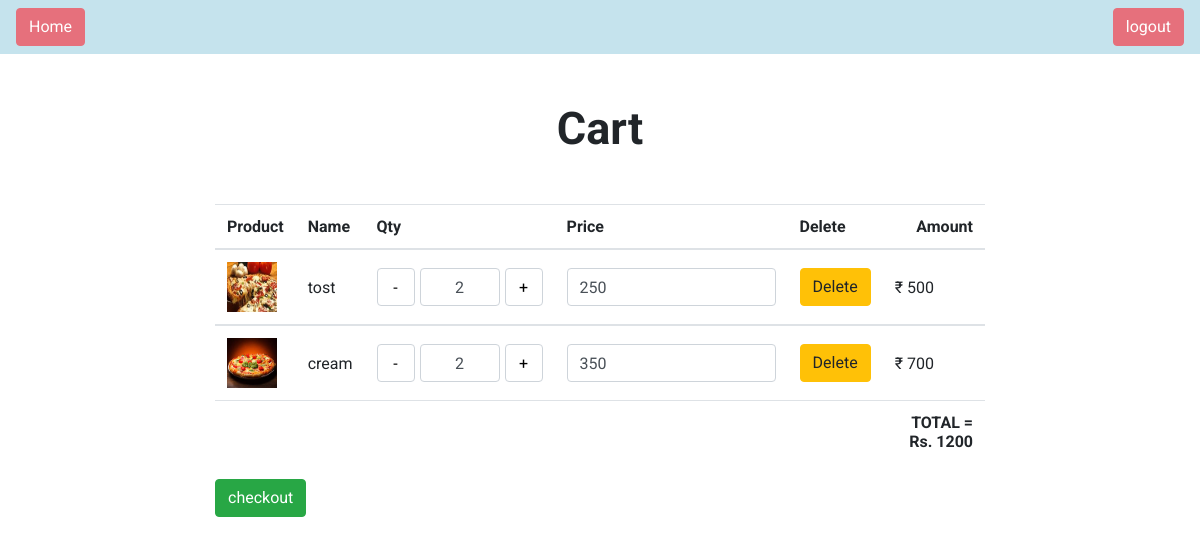
/checkout/ (signed in), run on the app's committed database.
### pizza_app/models.py (models this page shows, shortened)
class MyCart(models.Model):
    user=models.ForeignKey(Customer,on_delete=models.CASCADE)
    menu_id = models.ForeignKey(Menu,on_delete=models.CASCADE)
    quantity=models.IntegerField(default=1)
    price=models.IntegerField(default=0)
    total_price=models.IntegerField(default=0)

class Menu(models.Model):
    pizza_name=models.CharField(max_length=200)
    pizza_price=models.CharField(max_length=200)
    pizza_image=models.FileField()

### pizza_app/views.py (the view)
# urls.py: path('checkout/', views.checkout, name='checkout'),
def checkout(request):
    net_price=0
    customer=Customer.objects.get(username=request.session['username'])
    carts=MyCart.objects.filter(user=customer)
    for i in carts:
        y = i.menu_id.pizza_price
        x = int(i.quantity)
        data = x*int(y)
        i.total_price = data
        net_price=net_price+i.total_price
        i.save()
        request.session['cart_count']=len(carts)
    return render (request,"checkout.html",{'carts':carts,'net_price':net_price})

### pizza_app/templates/checkout.html (shortened to what this page needs)
{% load static %}
<html lang="en">
<head>
    <link rel="stylesheet" href="https://stackpath.bootstrapcdn.com/bootstrap/4.5.0/css/bootstrap.min.css"
>
    <link rel="stylesheet" href="{% static 'css/chekout.css' %}">
</head>
<body onload="decrement(root,price,id)">
    <nav class="navbar" style="background-color: lightblue;
					opacity: 0.7;">
			<a  class="btn btn-danger" href="{% url 'customer_wlc' %}">Home</a>
            <a style="margin-left: 900px;" class="btn btn-danger" href="{% url 'logout' %}">logout</a>
	</nav>
    <div class="container-fluid mt-5">
        <h2 class="mb-5 text-center" style="font-size: 45px; font-weight: 700;"> Cart</h2>
        <div class="row justify-content-center">
            <div class="col-md-8">
                <div class="table-responsive">
                <form action="{% url 'order' %}" method="POST" >
                    <table id="myTable" class="table">
                        <thead>
                            <tr>
                                <th>Product</th>
                                <th>Name</th>
                                <th>Qty</th>
                                <th>Price</th>
                                <th>Delete</th>
                                <th class="text-right"><span id="amount" class="amount">Amount</span> </th>
                            </tr>
                        </thead>
                        {% for i in carts %}
                        <tbody>
                            <tr>
                                <td>
                                    <div class="product-img">
                                        <div class="img-prdct">
                                            <img src="{% static 'images/' %}{{i.menu_id.pizza_image}}"></div>
                                    </div>
                                </td>
                                    <td><span name="pizzaname"   value = "{{i.menu_id.pizza_name}}">{{i.menu_id.pizza_name}}</span></td>
                                <td>
                                    <div class="button-container">
                                        <a href="{%  url 'decrement' i.id %}"><button  onclick="decrement('root{{ i.id }}',{{i.menu_id.pizza_price}},{{i.id}})"  class="cart-qty-minus" type="button" value="-">-</button></a>
                                        <input type="text" min="1" name="quantity" id = "root{{ i.id }}" value="{{i.quantity}}" class="qty form-control" value="1"  disabled/>
                                        <a href="{%  url 'increment' i.id %}"><button  onclick="increment('root{{ i.id }}',{{i.menu_id.pizza_price}},{{i.id}})" class="cart-qty-plus" type="button" value="+">+</button></a>
                                    </div>
                                </td>
                                <td>
                                    <input type="text" name="pizzaprice" value="{{i.menu_id.pizza_price}}" class="price form-control" disabled>
                                </td>
                                <td><a onclick="confirm( 'Are You sure You Want To Delete ??');" href="{% url 'pizza_delete_checkout' i.id %}"><button type="button" class="btn btn-warning">Delete</button></a></td>
                                <td>₹ <span id="price{{i.id}}" id="item_price" name="price" class="amount" value = "{{i.total_price}}">{{i.total_price}}</span></td>
                            </tr>
                        </tbody>
                        {% endfor %}
                        <tfoot>
                            <tr>
                                <td colspan="5"></td>
                                <td align="right"><strong>TOTAL = Rs. <span id="total{{i.id}}" name="netprice" value={{net_price}}>{{net_price}}</span></strong>
                                </td>
                            </tr>
                        </tfoot>
                    </table>
                   <button type="submit" class="btn btn-success cart"> checkout </button>
                </form>
               </div>
            </div>
        </div>
    </div>
</body>
</html>

### pizza_app/static/css/chekout.css (style rules this page uses)
body { font-family: 'Roboto', sans-serif; }
* { margin: 0; padding: 0; }
.form-control:disabled, .form-control[readonly] { background-color: #fff; }
.table tr, .table tr td { vertical-align: middle; }
.button-container { display: flex; align-items: center; }
.button-container .form-control { max-width: 80px; text-align: center; display: inline-block; margin: 0px 5px; }
#myTable .form-control { width: auto; display: inline-block; }
.cart-qty-plus, .cart-qty-minus { width: 38px; height: 38px; background-color: #fff; border: 1px solid #ced4da; border-radius: .25rem; }
.img-prdct { width: 50px; height: 50px; border-radius: 4px; }
.img-prdct img { width: 100%; height: 100%; }

### data on the page
MyCart: menu_id.pizza_image (picture), menu_id.pizza_name "tost", quantity "2", pizzaprice "250", total_price "500"
MyCart: menu_id.pizza_image (picture), menu_id.pizza_name "cream", quantity "2", pizzaprice "350", total_price "700"

### other printed values
{{ net_price }} "1200"
